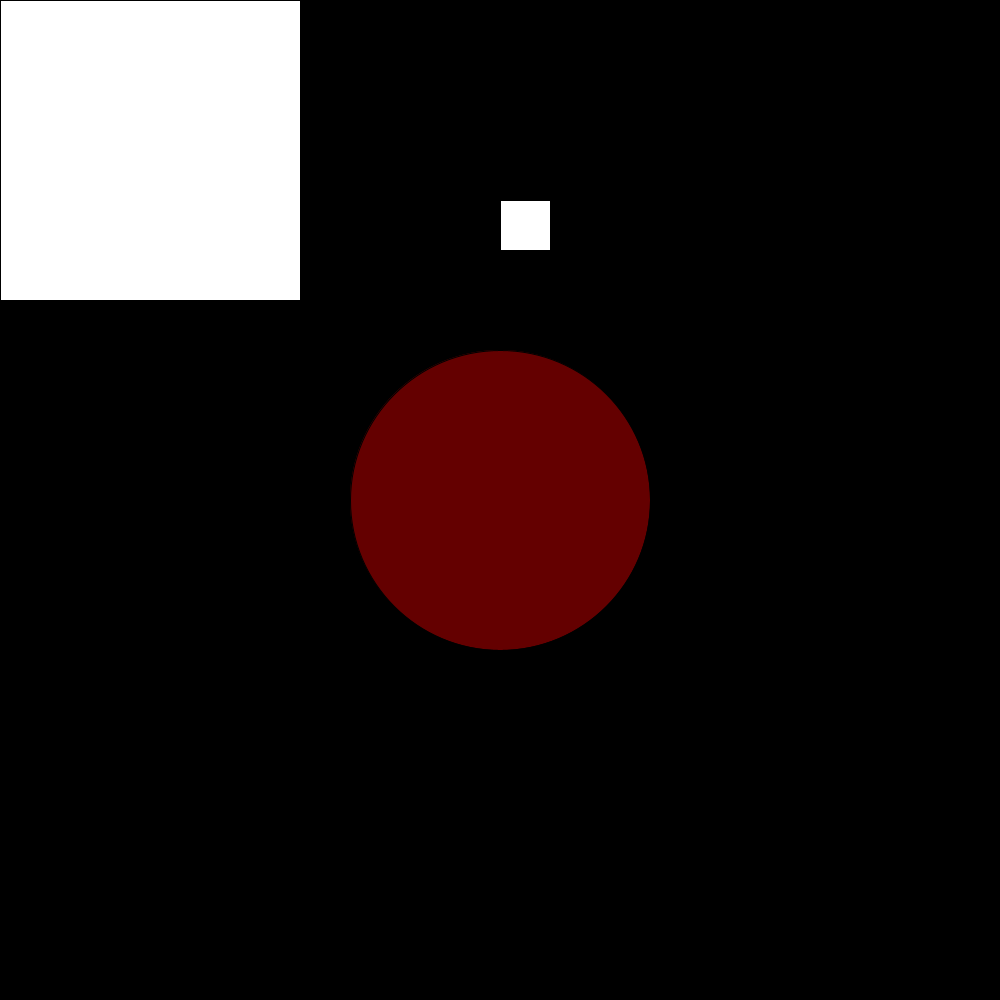
Frame 1 (no input)
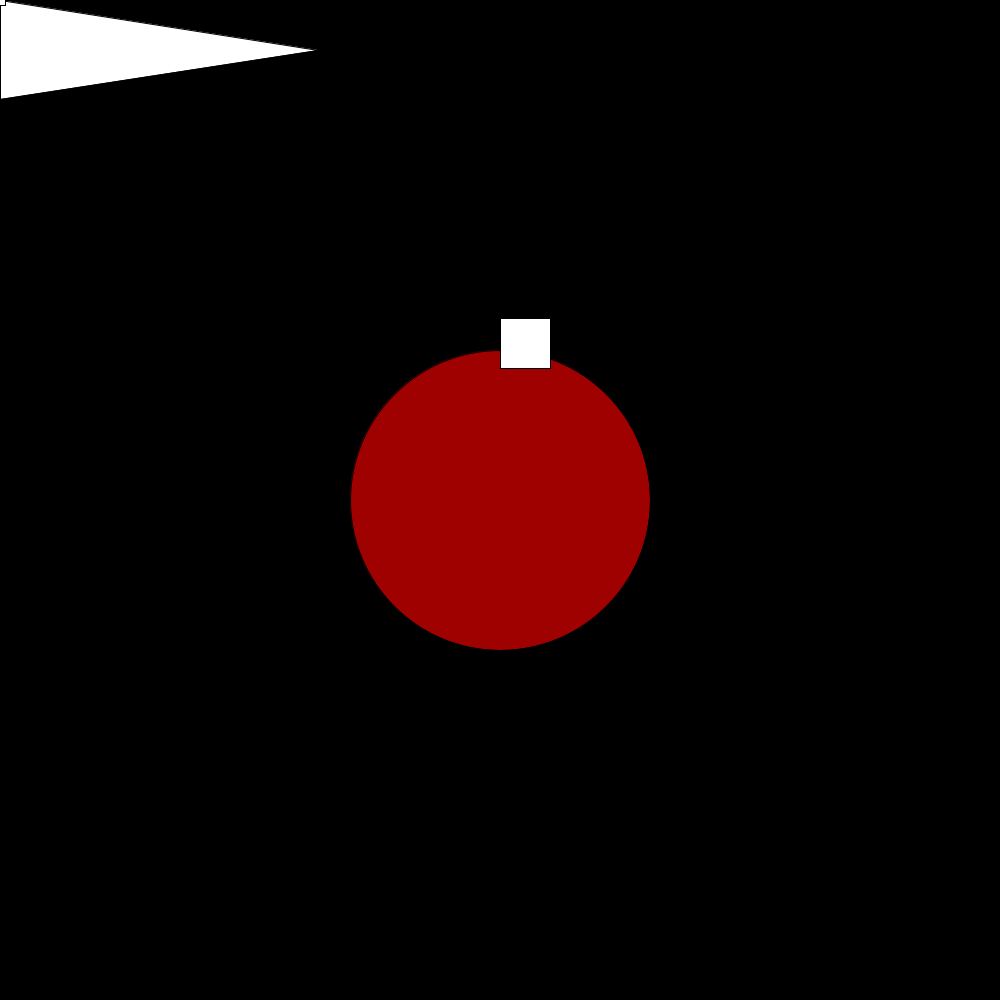
Frame 60 (the mouse pressed at the canvas centre just before this capture)
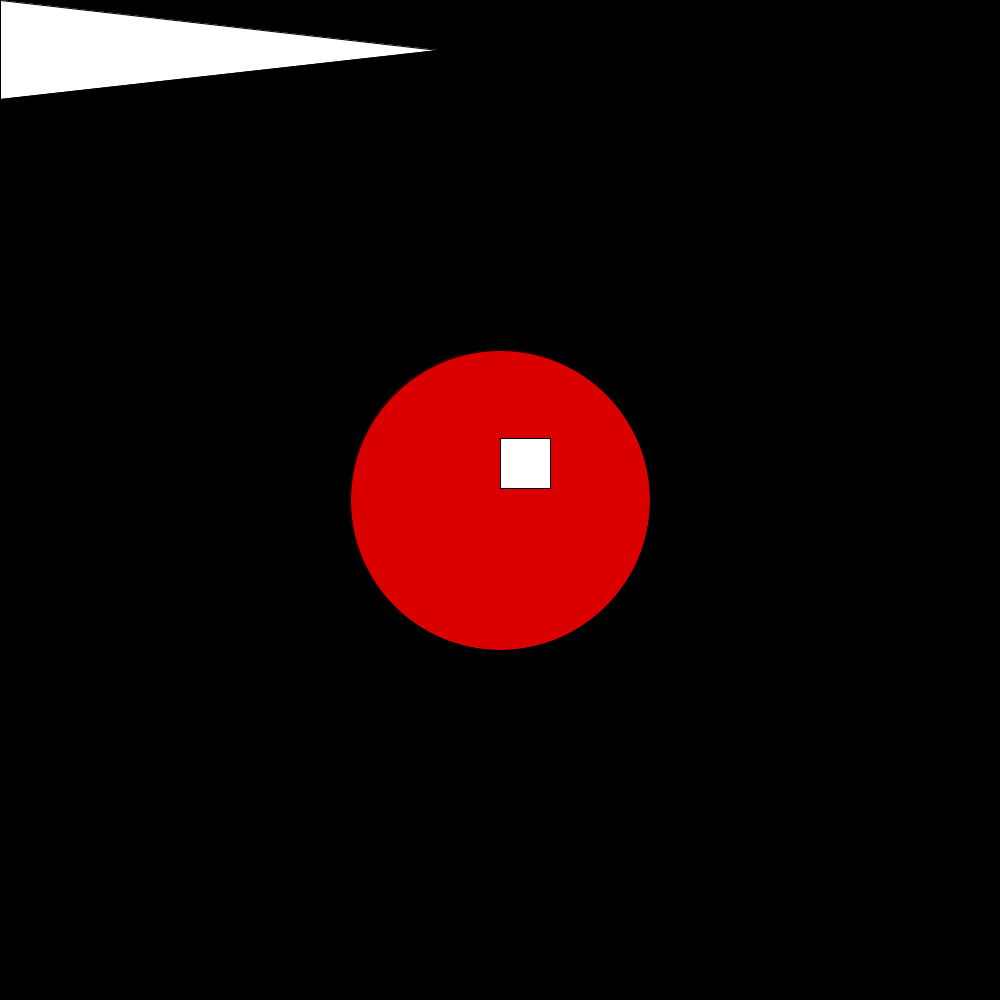
Frame 120 (the mouse held since frame 60 and released just before this capture)

The Processing sketch that drew these frames (run headless with seeded random() and noise(); from frame 60 on, the mouse is pressed at the canvas centre):

// Processing sketch: reverse_engineering_variables
// ── reverse_engineering_variables.pde
float sam = 0;
float a = 200;
float c= 200;
int s=100;
int b = 0;
boolean t = true;
void setup() {
  size(1000, 1000);
}

void draw() {
  background(0, 0, 0);
  fill(255, 0, 0, s);
  s=s+1;
  circle (500, 500, 300);
  fill(255, 255, 255);
  triangle(0, 0, 0, 99, a, 50);
  a = a + 2;
  square(500, c, 50);
  c = c + 2;
  if (c == 1000){
    c=0;
  }
  
  square(sam, sam, 300);
  sam = sam - 5;

  
 
}
